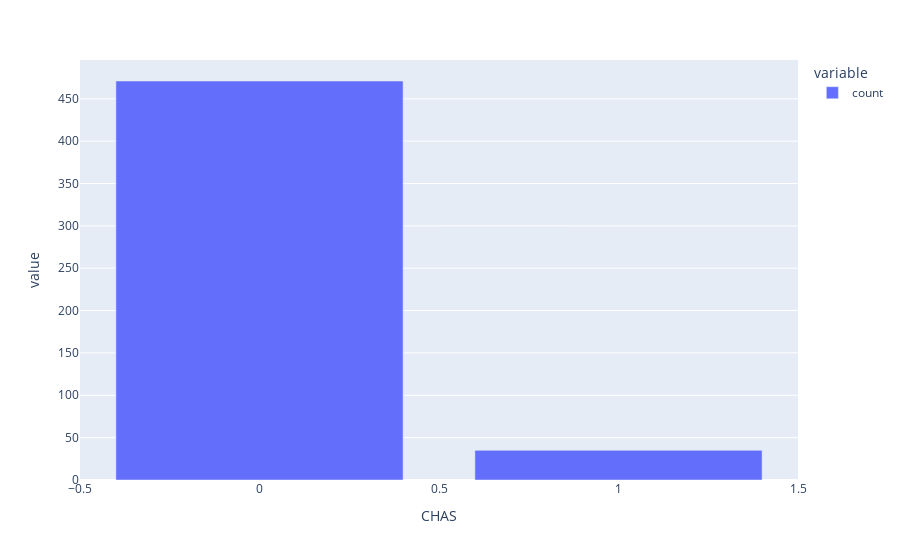

Notebook source saved alongside this figure:
### Code cell
bar = px.bar(chas_bar)

bar.show()

### Figure 1 — Plotly figure (JSON) as saved in the notebook; plotly's stock layout.template omitted (floating-point values rounded to 4 significant figures)
{"data": [{"alignmentgroup": "True", "hovertemplate": "variable=count<br>CHAS=%{x}<br>value=%{y}<extra></extra>", "legendgroup": "count", "marker": {"color": "#636efa", "pattern": {"shape": ""}}, "name": "count", "offsetgroup": "count", "orientation": "v", "showlegend": true, "textposition": "auto", "type": "bar", "x": [0, 1], "xaxis": "x", "y": [471, 35], "yaxis": "y"}], "layout": {"barmode": "relative", "legend": {"title": {"text": "variable"}, "tracegroupgap": 0}, "margin": {"t": 60}, "xaxis": {"anchor": "y", "domain": [0, 1], "title": {"text": "CHAS"}}, "yaxis": {"anchor": "x", "domain": [0, 1], "title": {"text": "value"}}}}
